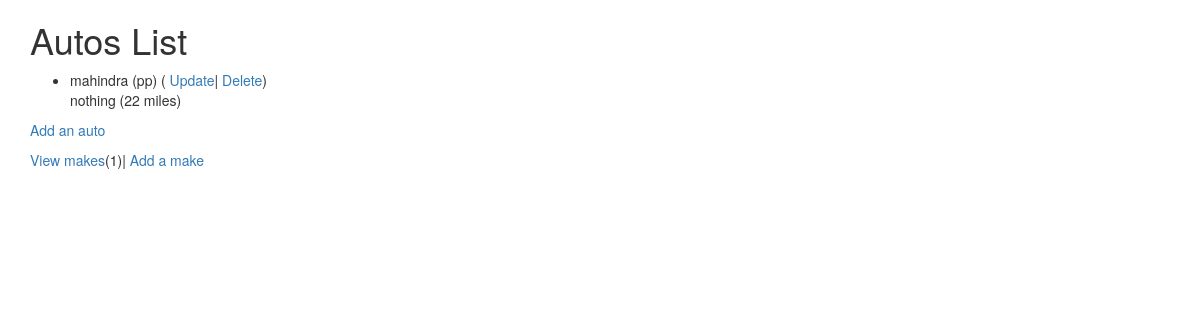
The page /autos/ (signed in) on the database its author committed.
### autos/models.py (models this page shows, shortened)
class Autos(models.Model):
    nickname = models.CharField(max_length=200,
        validators=[MinLengthValidator(2,"nickname should be long enough")]
        )
    mileage = models.PositiveIntegerField()
    comments = models.CharField(max_length=300)
    make = models.ForeignKey(Make,on_delete=models.CASCADE)

class Make(models.Model):
    name = models.CharField(help_text = 'Enter a make (eg. Maruti)', max_length=50,
    validators = [MinLengthValidator(2,"Make must be long enough")])
    def __str__(self):
        return self.name

### autos/views.py (the view)
# urls.py: path("",views.MainView.as_view(),name = "index"),
class MainView(LoginRequiredMixin,View):
    def get(self,request):
        mc = models.Make.objects.all().count()
        al = models.Autos.objects.all()
        ctx = {'make_count':mc,'autos_list':al}
        return render(request,'autos/autos_list.html',ctx)

### home/context_processors.py (called while the page is built)
def settings(request):
    return {
        'settings': django_settings,
    }

### autos/templates/autos/autos_list.html
{% extends "base_bootstrap.html" %}
{% block content %}
<h1>
    Autos List
</h1>
{% if autos_list %}
<ul>
    {% for auto in autos_list %}
    <li>
    {{ auto.nickname }} ({{ auto.make }})
    ( <a href="{% url 'autos:autos_update' auto.pk %}">Update</a>|
    <a href="{% url 'autos:autos_delete' auto.pk %}">Delete</a>) <br>
    {{ auto.comments }} ({{ auto.mileage }} miles)
</li>
    {% endfor %}
</ul>
{% else %}
<p>There is no libraray of autos you bitch....</p>
{% endif %}
<p>
    {% if make_count > 0 %}
    <a href="{% url 'autos:autos_create' %}"> Add an auto</a>
    {% endif %}
</p>
<p>
    <a href="{% url 'autos:make_list' %}">View makes</a>({{ make_count}})|
    <a href="{% url 'autos:make_create' %}">Add a make</a>
</p>
{% endblock content %}

### rows shown on the page
Autos: nickname "mahindra", make "pp", comments "nothing", mileage "22"

### other values the page prints
{{ make_count }} "1"
